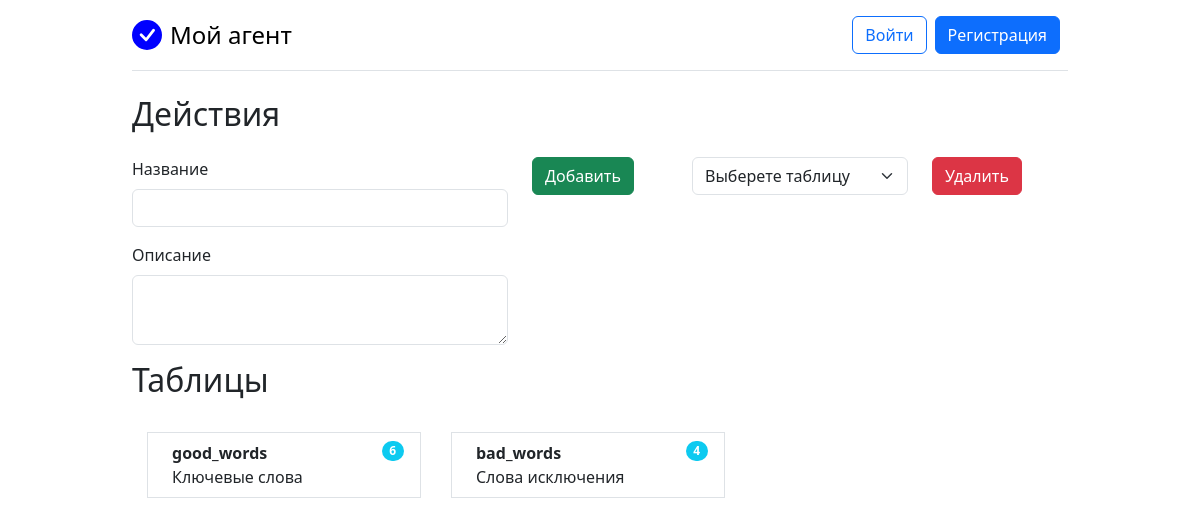
The app's page /tables/ with its own data.
### web_app/tables/models.py (models this page shows, shortened)
class Table(models.Model):
    name = models.CharField(
        max_length=40,
        verbose_name='Название')
    description = models.TextField(
        max_length=75,
        verbose_name='Описание',
        blank=True)
    class Meta:
        verbose_name = 'Таблица'
        verbose_name_plural = 'Таблицы'

### web_app/tables/views.py (the view)
# urls.py: path('', views.tables_view, name="tables_view"),
def tables_view(request):
    tables = Table.objects.all()
    if request.method == 'POST':
        form = TableForm(request.POST)
        if form.is_valid():
            form.save()
            return redirect('tables_view')
    else:
        form = TableForm()
    context = {'tables': tables, 'form': form, 'title': 'Таблицы'}
    return render(request, 'tab/tables.html', context)

### web_app/tables/forms.py
class TableForm(forms.ModelForm):
    class Meta:
        model = Table
        fields = '__all__'
        widgets = {
            'name': forms.TextInput(attrs={'placeholder': ''}),
            'description': forms.Textarea(attrs={'placeholder': '', 'style': 'height: 70px;'}),
        }

### web_app/templates/tab/tables.html (shortened to what this page needs)
{% extends 'base.html' %}
{% load bootstrap4 %}
{% block content %}
<h2>Действия</h2>
<div class="row my-4">
  <div class="col-md-5">
    <form method="POST">
        {% bootstrap_field form.name layout='horizontal'%}
        <div class="my-2">
        {% bootstrap_field form.description layout='horizontal' %}
        </div>
  </div>
  <div class="col-md-2">
        <button type="submit" class="btn btn-success">Добавить</button>
  </div>
  <div class="col-md-3">
    <form method="POST" action="{% url 'del_table' %}">
        <select required class="form-select" aria-label="Default select example" name="table_id">
            <option value disabled selected>Выберете таблицу</option>
        </select>
  </div>
    <div class="col-md-2">
        <button type="submit" class="btn btn-danger">Удалить</button>
    </div>
<h2>Таблицы</h2>
<div class="row my-4">
  <div class="col">
    <ul class="list-group list-group-horizontal flex-wrap">
      {% for table in tables %}
      <div class="col-md-4">
        <a href="{% url 'phrases_view' table.pk %}" class="list-group-item list-group-item-action">
          <li class="d-flex justify-content-between align-items-start">
            <div class="ms-2 me-auto">
              <div class="fw-bold">{{ table.name }}</div>
              {{ table.description }}
            </div>
            <span class="badge bg-info rounded-pill ms-2">{{table.tab_phrases.count}}</span>
          </li>
        </a>
      </div>
      {% endfor %}
    </ul>
  </div>
</div>
{% endblock %}

### static/pricing.css (style rules this page uses)
body { background-image: linear-gradient(180deg, var(--bs-body-secondary-bg), var(--bs-body-bg) 100px, var(--bs-body-bg)); }

### records on screen
Table: name "good_words", description "Ключевые слова", tab_phrases.count "6"
Table: name "bad_words", description "Слова исключения", tab_phrases.count "4"
